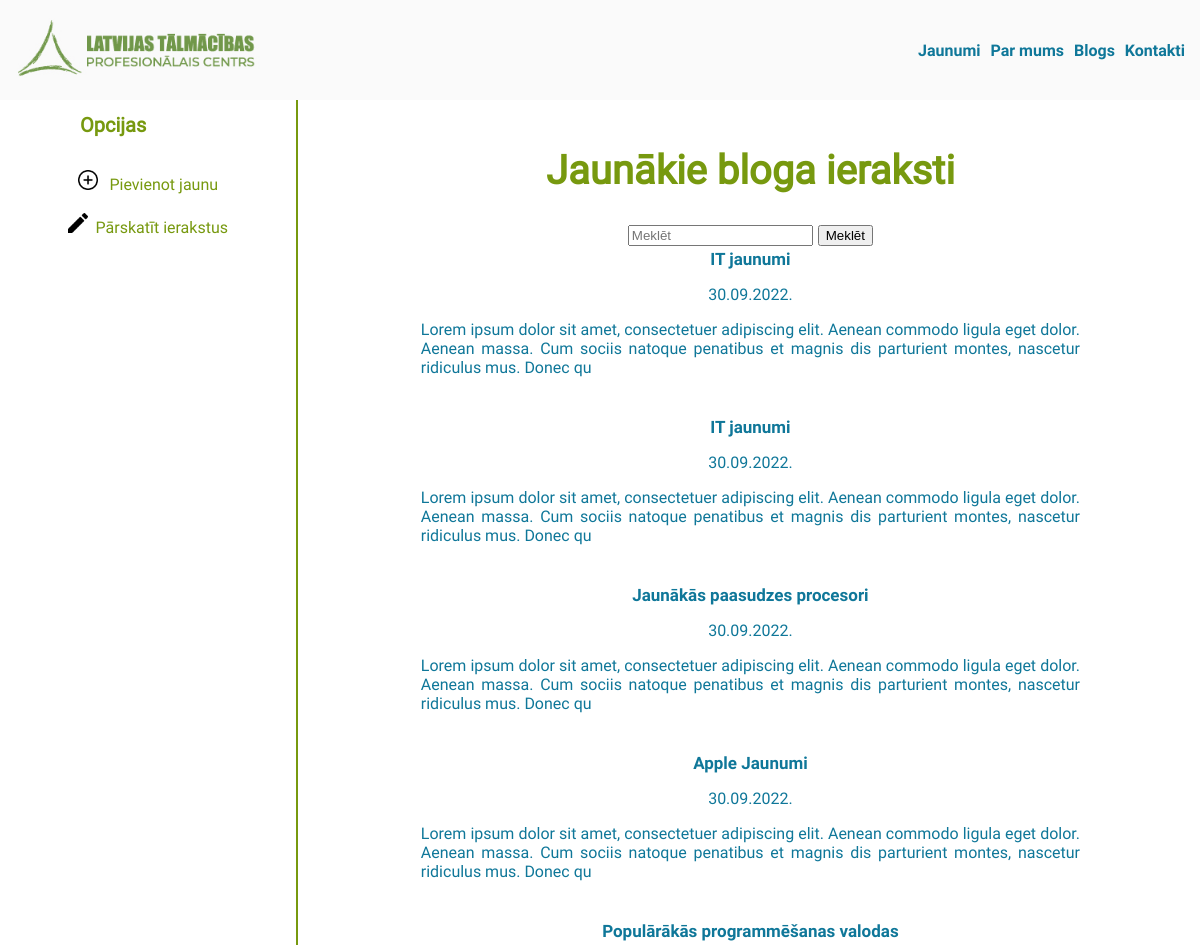
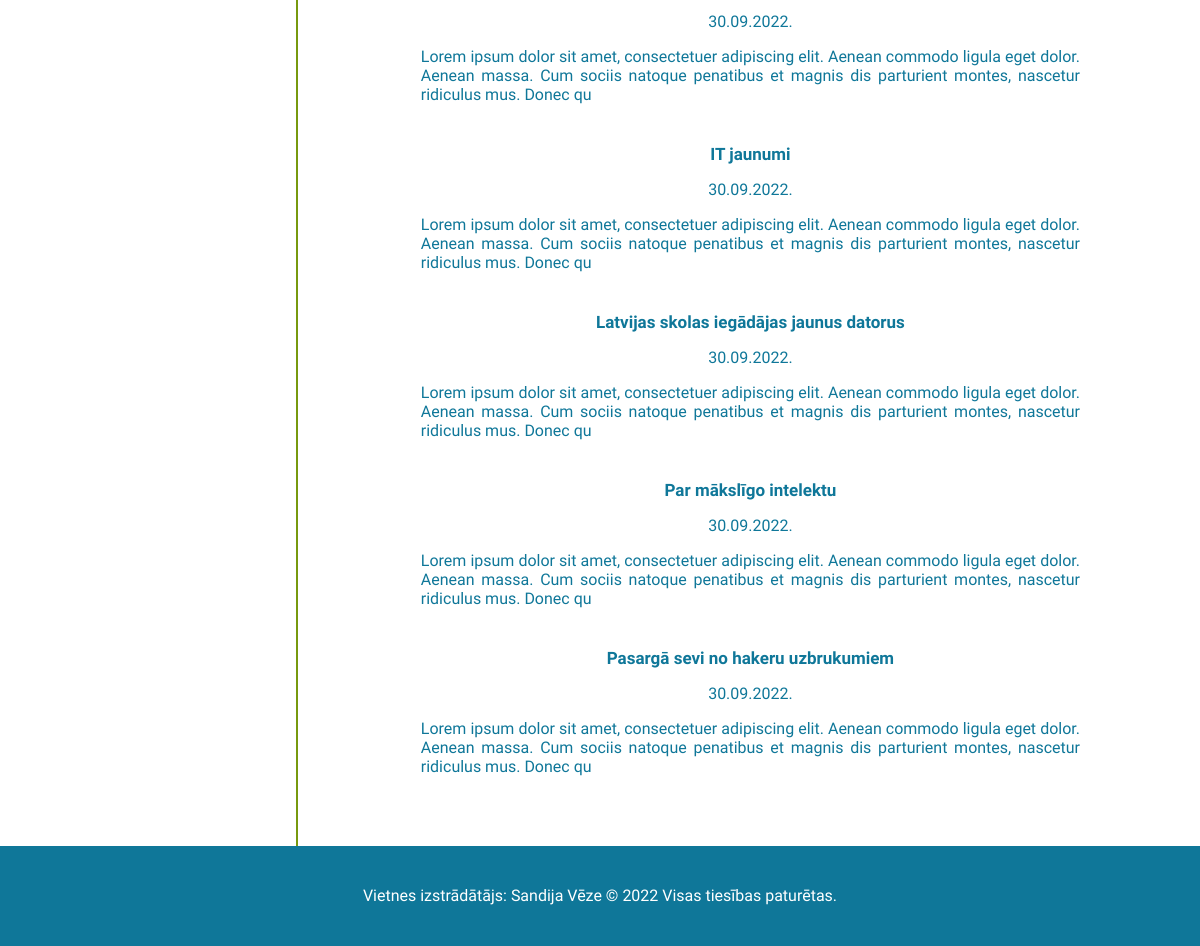
/blogs.php, run on the app's committed database (2 pictures, top to bottom).
### tables this page shows
CREATE TABLE IF NOT EXISTS `ieraksti2` (
  `id` int NOT NULL AUTO_INCREMENT,
  `title` varchar(150) NOT NULL,
  `subtitle` varchar(150) NOT NULL,
  `author` varchar(200) NOT NULL,
  `content` text NOT NULL,
  `date-created` timestamp NOT NULL DEFAULT CURRENT_TIMESTAMP,
  `date-updated` timestamp NOT NULL DEFAULT CURRENT_TIMESTAMP,
  `status` enum('Aktīvs','Neaktīvs') NOT NULL,
  `public` enum('Jā','Nē') NOT NULL,
  PRIMARY KEY (`id`)
);

### blogs.php (the view, shortened to what this page needs)
<?php
    require 'dbcon.php';
    $query="SELECT * FROM ieraksti2 WHERE status='Aktīvs' AND public='Jā';";
    $result = mysqli_query($con, $query);
    $blogs=[];
    while($row=mysqli_fetch_assoc($result)){
        $row['dateu']=date('d.m.Y.', strtotime($row['date-updated']));
        array_push($blogs, $row);
    }
?>
<?php
include('header.php');
?>
    <div class="bloga-ieraksti">
        <div id="virsraksts">
            <h1 >Jaunākie bloga ieraksti</h1>
            <form action="blogs-search.php" method="get">
                <input type="text" name="q" placeholder="Meklēt">
                <button type="submit" name="">Meklēt</button>
            </form>
        </div>
            <?php
            include('sidebar.php');
            ?>
            <div  id="content1">
            <?php
            foreach($blogs as $row){
            ?>
                <a href="blog.php?id=<?= $row['id']?>"><?= $row['title'] ?></a>
                <p><?= $row['dateu'] ?></p>
                <p class="first200"><?= mb_substr($row['content'], 0, 200) ?></p>
            <?php
                }
            ?>
        </div>
    </div>
<?php
include('footer.php');
?>

### style.css (style rules this page uses)
* { box-sizing: border-box; }
body { margin: 0; }
html { font-family: "Roboto"; height: 100%; }
#virsraksts { color:#77990F; font-size: 20px; }
.bloga-ieraksti { margin-top: 100px; display: grid; min-height: 81vh; height: auto; grid-template-columns: 1fr 1fr 1fr 1fr; grid-template-rows: auto auto auto; grid-template-areas: "sidebar virsraksts virsraksts virsraksts" "sidebar content1 content1 content1" "sidebar content1 content1 content1"; grid-gap: 0.2rem; text-align: center; }
#virsraksts { grid-area: virsraksts; padding-top: 20px; text-align: center; }
#content1 { grid-area: content1; color: #0F7799; padding: 0px 70px 30px 70px; }
#content1 a { color: #0F7799; text-decoration: none; font-family: Roboto-Bold; font-size: 17px; }
.first200 { text-align: justify; margin: 0 50px 40px 50px; }

### data on the page
ieraksti2: title "IT jaunumi", dateu "30.09.2022.", content "Lorem ipsum dolor sit amet, consectetuer adipiscing elit. Aenean commodo ligula eget dolor. Aenean massa. Cum sociis natoque penatibus et magnis dis parturient montes, nascetur ridiculus mus. Donec qu"
ieraksti2: title "IT jaunumi", dateu "30.09.2022.", content "Lorem ipsum dolor sit amet, consectetuer adipiscing elit. Aenean commodo ligula eget dolor. Aenean massa. Cum sociis natoque penatibus et magnis dis parturient montes, nascetur ridiculus mus. Donec qu"
ieraksti2: title "Jaunākās paasudzes procesori", dateu "30.09.2022.", content "Lorem ipsum dolor sit amet, consectetuer adipiscing elit. Aenean commodo ligula eget dolor. Aenean massa. Cum sociis natoque penatibus et magnis dis parturient montes, nascetur ridiculus mus. Donec qu"
ieraksti2: title "Apple Jaunumi", dateu "30.09.2022.", content "Lorem ipsum dolor sit amet, consectetuer adipiscing elit. Aenean commodo ligula eget dolor. Aenean massa. Cum sociis natoque penatibus et magnis dis parturient montes, nascetur ridiculus mus. Donec qu"
ieraksti2: title "Populārākās programmēšanas valodas", dateu "30.09.2022.", content "Lorem ipsum dolor sit amet, consectetuer adipiscing elit. Aenean commodo ligula eget dolor. Aenean massa. Cum sociis natoque penatibus et magnis dis parturient montes, nascetur ridiculus mus. Donec qu"
ieraksti2: title "IT jaunumi", dateu "30.09.2022.", content "Lorem ipsum dolor sit amet, consectetuer adipiscing elit. Aenean commodo ligula eget dolor. Aenean massa. Cum sociis natoque penatibus et magnis dis parturient montes, nascetur ridiculus mus. Donec qu"
ieraksti2: title "Latvijas skolas iegādājas jaunus datorus", dateu "30.09.2022.", content "Lorem ipsum dolor sit amet, consectetuer adipiscing elit. Aenean commodo ligula eget dolor. Aenean massa. Cum sociis natoque penatibus et magnis dis parturient montes, nascetur ridiculus mus. Donec qu"
ieraksti2: title "Par mākslīgo intelektu", dateu "30.09.2022.", content "Lorem ipsum dolor sit amet, consectetuer adipiscing elit. Aenean commodo ligula eget dolor. Aenean massa. Cum sociis natoque penatibus et magnis dis parturient montes, nascetur ridiculus mus. Donec qu"
ieraksti2: title "Pasargā sevi no hakeru uzbrukumiem", dateu "30.09.2022.", content "Lorem ipsum dolor sit amet, consectetuer adipiscing elit. Aenean commodo ligula eget dolor. Aenean massa. Cum sociis natoque penatibus et magnis dis parturient montes, nascetur ridiculus mus. Donec qu"
